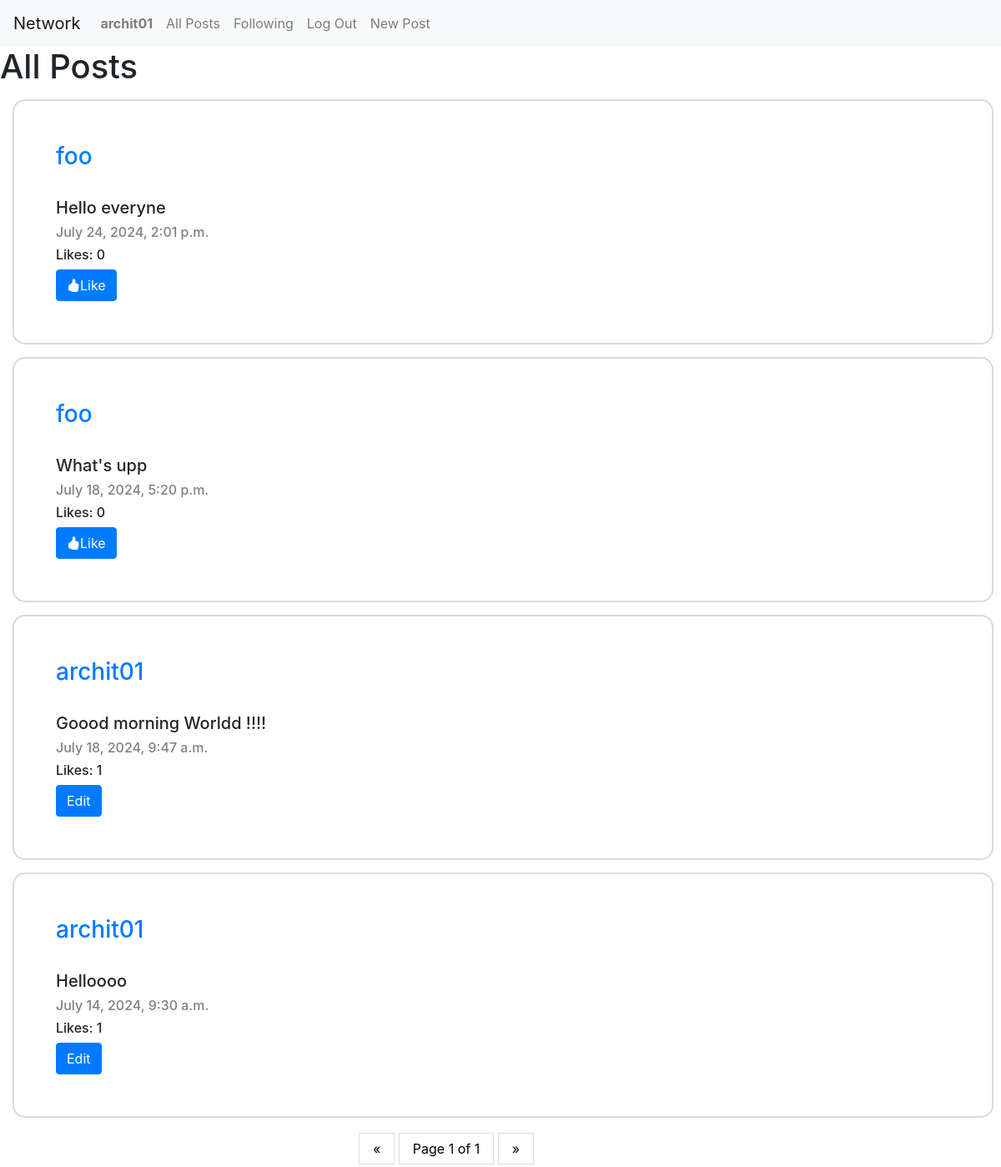
/ (signed in), run on the app's committed database.
### network/models.py (models this page shows, shortened)
class User(AbstractUser):
    pass

class Post(models.Model):
    user = models.ForeignKey("User", on_delete=models.CASCADE, related_name="post")
    content = models.TextField(blank=True)
    timestamp = models.DateTimeField(auto_now_add=True)

### network/views.py (the view)
# urls.py: path("", views.index, name="index"),
def index(request):
    if request.user.is_authenticated:
        likes = Like.objects.filter(user = request.user)
        liked_post = []
        for like in likes:
            liked_post.append(like.post)
    else:
        liked_post = []
    posts = Post.objects.all().order_by('-timestamp')
    paginator = Paginator(posts, 10)
    page_number = request.GET.get('page')
    page_obj = paginator.get_page(page_number)
    return render(request, "network/index.html",{
        "posts":page_obj,
        "liked_post":liked_post
    })

### network/templates/network/index.html (shortened to what this page needs)
{% extends "network/layout.html" %}
{% load static %}
{% block body %}
    <h1>All Posts</h1>
    {% for post in posts %}
        <div class="block">
            <a href="{% url 'profile' post.user %}"><h3>{{ post.user }}</h3></a>
            <br>
            <h5 id="content">{{ post.content }}</h5>
            <h6 style="color: grey;">{{ post.timestamp }}</h6>
            <h6 id="count">Likes: {{ post.likedPost.count }}</h6>
            {% if user == post.user %}
                <button id="edit" class="btn btn-primary" data-identity="{{ post.id }}">Edit</button>
            {% else %}
                {% if post in liked_post %}
                    <button id="like" class="btn btn-primary" data-id="{{ post.id }}" data-post="unlike"><i class="bi bi-hand-thumbs-down-fill"></i>UnLike</button>
                {% else %}
                    <button id="like" class="btn btn-primary" data-id="{{ post.id }}" data-post="like"><i class="bi bi-hand-thumbs-up-fill"></i>Like</button>
                {% endif %}
            {% endif %}
        </div>
    {% endfor %}
    <div class="center">
        <div class="pagination">
            <span class="step-links">
                {% if posts.has_previous %}
                    <a href="?page=1">&laquo; first</a>
                    <a href="?page={{ posts.previous_page_number }}">previous</a>
                {% else %}
                    <a href="#">&laquo;</a>
                {% endif %}
                <span class="current">
                    <a href="?page={{ posts.number }}">Page {{ posts.number }} of {{ posts.paginator.num_pages }}</a>
                </span>
                {% if posts.has_next %}
                    <a href="?page={{ posts.next_page_number }}">next</a>
                    <a href="?page={{ posts.paginator.num_pages }}">last &raquo;</a>
                {% else %}
                    <a href="#">&raquo;</a>
                {% endif %}
            </span>
        </div>
    </div>
{% endblock %}

### network/templates/network/layout.html (shortened to what this page needs)
{% load static %}
<!DOCTYPE html>
<html lang="en">
    <head>
        <link rel="stylesheet" href="https://stackpath.bootstrapcdn.com/bootstrap/4.4.1/css/bootstrap.min.css">
        <link href="{% static 'network/styles.css' %}" rel="stylesheet">
        <link rel="stylesheet" href="https://cdn.jsdelivr.net/npm/bootstrap-icons@1.11.3/font/bootstrap-icons.min.css">
    </head>
    <body>
        <nav class="navbar navbar-expand-lg navbar-light bg-light">
            <a class="navbar-brand" href="#">Network</a>
            <div>
              <ul class="navbar-nav mr-auto">
                {% if user.is_authenticated %}
                    <li class="nav-item">
                        <a class="nav-link" href="{% url 'profile' user.username %}"><strong>{{ user.username }}</strong></a>
                    </li>
                {% endif %}
                <li class="nav-item">
                  <a class="nav-link" href="{% url 'index' %}">All Posts</a>
                </li>
                {% if user.is_authenticated %}
                    <li class="nav-item">
                        <a class="nav-link" href="{% url 'following' %}">Following</a>
                    </li>
                    <li class="nav-item">
                        <a class="nav-link" href="{% url 'logout' %}">Log Out</a>
                    </li>
                    <li class="nav-item">
                        <a class="nav-link" href="{% url 'new' %}">New Post</a>
                    </li>
                {% endif %}
              </ul>
            </div>
          </nav>
        <div class="body">
            {% block body %}
            {% endblock %}
        </div>
    </body>
</html>

### network/static/network/styles.css (style rules this page uses)
.block { width: 98%; border: 2px solid #D7DADC; padding: 50px; margin: 15px; border-radius: 15px; }
.center { margin: auto; width: 30%; padding: 10px; }
.pagination a { color: black; float: center; padding: 8px 16px; text-decoration: none; transition: background-color .3s; border: 1px solid #ddd; }

### data on the page
User: username "archit01"
Post: user "foo", content "Hello everyne", timestamp "July 24, 2024, 2:01 p.m.", likedPost.count "0"
Post: user "foo", content "What's upp", timestamp "July 18, 2024, 5:20 p.m.", likedPost.count "0"
Post: user "archit01", content "Goood morning Worldd !!!!", timestamp "July 18, 2024, 9:47 a.m.", likedPost.count "1"
Post: user "archit01", content "Helloooo", timestamp "July 14, 2024, 9:30 a.m.", likedPost.count "1"

### other printed values
{{ posts.number }} "1"
{{ posts.paginator.num_pages }} "1"
